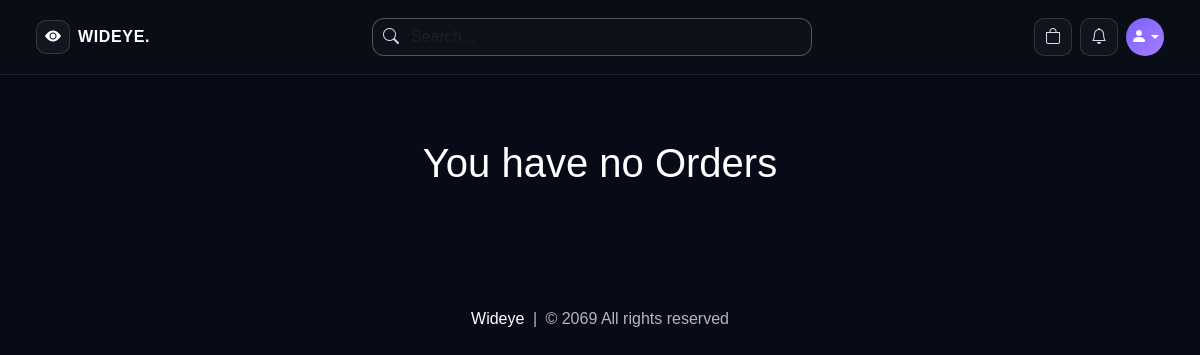
/orders (signed in), run on an earlier commit of the app's database.
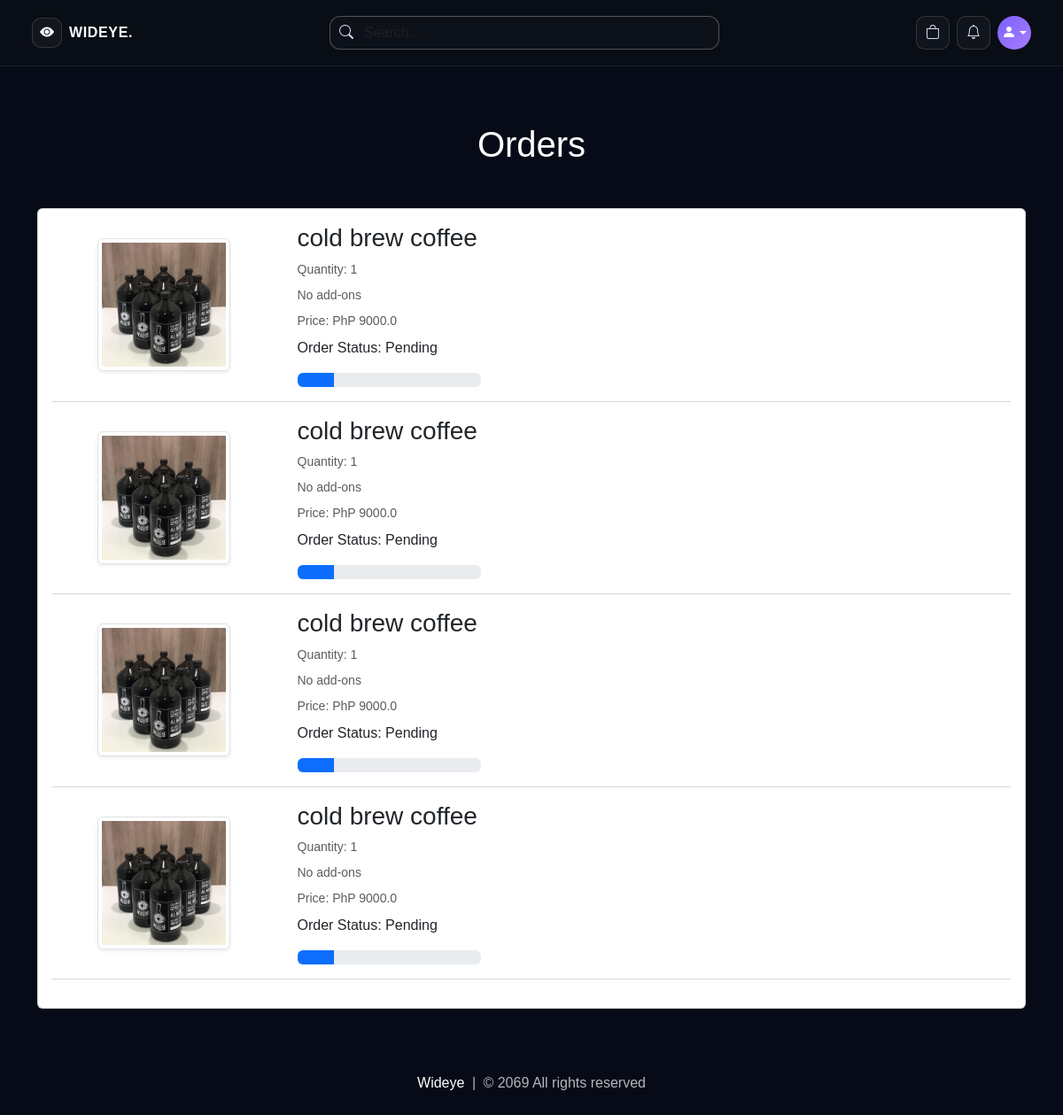
And on a later commit of the database.
### website/models.py (models this page shows, shortened)
class Order(db.Model):
    id = db.Column(db.Integer, primary_key=True)
    quantity = db.Column(db.Integer, nullable=False)
    sugar = db.Column(db.Integer, nullable=False, default=0)
    milk = db.Column(db.Integer, nullable=False, default=0)
    shot = db.Column(db.Integer, nullable=False, default=0)
    price = db.Column(db.Float, nullable=False)
    status = db.Column(db.String(100), nullable=False)
    payment_id = db.Column(db.String(1000), nullable=False)
    customer_link = db.Column(db.Integer, db.ForeignKey('customer.id'), nullable=False)
    product_link = db.Column(db.Integer, db.ForeignKey('product.id'), nullable=False)

class Product(db.Model):
    id = db.Column(db.Integer, primary_key=True)
    product_name = db.Column(db.String(100), nullable=False)
    current_price = db.Column(db.Float, nullable=False)
    previous_price = db.Column(db.Float, nullable=False)
    in_stock = db.Column(db.Integer, nullable=False)
    sugar = db.Column(db.Integer, nullable=False, default=0)
    milk = db.Column(db.Integer, nullable=False, default=0)
    shot = db.Column(db.Integer, nullable=False, default=0)
    product_picture = db.Column(db.String(1000), nullable=False)
    flash_sale = db.Column(db.Boolean, default=False)
    date_added = db.Column(db.DateTime, default=datetime.utcnow)
    carts = db.relationship('Cart', backref=db.backref('product', lazy=True))
    orders = db.relationship('Order', backref=db.backref('product', lazy=True))

### website/views.py (the view)
@views.route('/orders')
@login_required
def order():
    orders = Order.query.filter_by(customer_link=current_user.id).all()
    return render_template('orders.html', orders=orders, format_option_summary=format_option_summary)

### website/views.py (called while the page is built)
def format_option_summary(item):
    parts = []
    if getattr(item, 'sugar', 0):
        parts.append(f'Sugar: {clamp_option_count(item.sugar)}')
    if getattr(item, 'milk', 0):
        parts.append(f'Milk: {clamp_option_count(item.milk)}')
    if getattr(item, 'shot', 0):
        parts.append(f'Shot: {clamp_option_count(item.shot)}')
    return ', '.join(parts) if parts else 'No add-ons'

### website/templates/orders.html (shortened to what this page needs)
{% extends 'base.html' %}
{% block body %}
<div class="container my-5">
    <div class="row">
        {% if orders %}
        <h1 class="text-center mb-5" style="color: white;">Orders</h1>
        <div class="col-sm-13">
            <div class="card">
                <div class="card-body">
                    {% for item in orders %}
                    <div class="row">
                        <div class="col-sm-3 text-center align-self-center">
                            <img src="{{ item.product.product_picture }}" alt="" class="img-fluid img-thumbnail shadow-sm" height="150px" width="150px">
                        </div>
                        <div class="col-sm-7">
                            <h3>{{ item.product.product_name }}</h3>
                            <p class="mb-2 text-muted small">Quantity: {{ item.quantity }}</p>
                            <p class="mb-2 text-muted small">{{ format_option_summary(item) }}</p>
                            <p class="mb-2 text-muted small">Price: PhP {{ item.price }}</p>
                            <div class="col-sm-4">
                                <p>Order Status: {{ item.status }}</p>
                                {% if item.status == 'Pending' %}
                                <div class="progress">
                                    <div class="progress-bar" role="progressbar" style="width: 20%;"  aria-valuenow="20" aria-valuemin="0" aria-valuemax="100"></div>
                                </div>
                                {% elif item.status == 'Accepted' %}
                                <div class="progress">
                                    <div class="progress-bar bg-info" role="progressbar" style="width: 40%;"  aria-valuenow="40" aria-valuemin="0" aria-valuemax="100"></div>
                                </div>
                                {% elif item.status == 'Out for delivery' %}
                                <div class="progress">
                                    <div class="progress-bar bg-warning" role="progressbar" style="width: 70%;"  aria-valuenow="70" aria-valuemin="0" aria-valuemax="100"></div>
                                </div>
                                {% elif item.status == 'Delivered' %}
                                <div class="progress">
                                    <div class="progress-bar bg-success" role="progressbar" style="width: 100%;"  aria-valuenow="100" aria-valuemin="0" aria-valuemax="100"></div>
                                </div>
                                {% elif item.status == 'Canceled' %}
                                <div class="progress">
                                    <div class="progress-bar bg-danger" role="progressbar" style="width: 100%;"  aria-valuenow="100" aria-valuemin="0" aria-valuemax="100"></div>
                                </div>
                                {% endif %}
                            </div>
                        </div>
                    </div>
                    <hr class="text-muted">
                    {% endfor %}
                </div>
            </div>
        </div>
        {% else %}
        <h1 class="text-center mb-5" style="color: white;">You have no Orders</h1>
        {% endif %}
    </div>
</div>
{% endblock %}

### website/templates/base.html (shortened to what this page needs)
<!DOCTYPE html>
<html lang="en">
<head>
    <link rel="stylesheet" href="https://cdnjs.cloudflare.com/ajax/libs/bootstrap-icons/1.10.5/font/bootstrap-icons.min.css">
    <link rel="stylesheet" href="{{ url_for('static', filename='css/all.min.css') }}">
    <link rel="stylesheet" href="{{ url_for('static', filename='css/bootstrap.min.css') }}">
    <link rel="stylesheet" href="{{ url_for('static', filename='css/style.css') }}">
</head>
<body>
    {% set cart_items = cart | default([], true) | list %}
    <nav class="wideye-navbar">
        <div class="wideye-shell">
            <div class="d-flex flex-wrap align-items-center justify-content-between gap-3">
                <a class="d-flex align-items-center gap-2" href="/">
                    <span class="wideye-brand-mark">
                        <i class="bi bi-eye-fill"></i>
                    </span>
                    <span class="wideye-brand-text">WIDEYE.</span>
                </a>
                <form class="wideye-search-form" role="search" action="/search" method="POST">
                    <div class="wideye-search-wrap d-flex align-items-center">
                        <i class="bi bi-search"></i>
                        <input class="form-control wideye-search-input" name="search" type="search" placeholder="Search..." aria-label="Search">
                    </div>
                </form>
                <div class="d-flex align-items-center gap-2">
                    <a class="wideye-icon-button wideye-nav-icon" href="/cart" aria-label="Cart">
                        <span class="position-relative d-inline-flex">
                            <i class="bi bi-bag"></i>
                        </span>
                    </a>
                    <a class="wideye-icon-button wideye-nav-icon" href="/orders" aria-label="Orders">
                        <i class="bi bi-bell"></i>
                    </a>
                    {% if current_user.is_authenticated %}
                    <div class="dropdown">
                        <a class="wideye-avatar dropdown-toggle" href="#" role="button" id="profileDropdown" data-bs-toggle="dropdown" aria-expanded="false">
                            <i class="bi bi-person-fill"></i>
                        </a>
                    </div>
                    {% else %}
                    <a class="wideye-avatar" href="/login" aria-label="Login">
                        <i class="bi bi-person-fill"></i>
                    </a>
                    {% endif %}
                </div>
            </div>
        </div>
    </nav>
    <div class="wideye-shell pt-3">
    </div>
    {% block body %}
    {% endblock %}
    <footer class="wideye-footer">
        <div class="wideye-shell text-center">
            <a href="/">Wideye</a> <span class="mx-1">|</span> <span>&copy; 2069 All rights reserved</span>
        </div>
    </footer>
</body>
</html>

### website/templates/base.html (style rules this page uses)
body { background: #060b17; color: #f6f7fb; min-height: 100vh; font-family: Arial, Helvetica, sans-serif; }
a { text-decoration: none; }
.wideye-shell { width: min(94%, 1280px); margin: 0 auto; }
.wideye-navbar { background: #090d15; border-bottom: 1px solid rgba(255, 255, 255, 0.08); padding: 18px 0; }
.wideye-brand-mark { width: 34px; height: 34px; border-radius: 10px; border: 1px solid rgba(255, 255, 255, 0.14); display: inline-flex; align-items: center; justify-content: center; color: #ffffff; background: rgba(255, 255, 255, 0.04); }
.wideye-brand-text { color: #ffffff; font-weight: 700; letter-spacing: 0.04em; }
.wideye-search-form { max-width: 440px; width: 100%; }
.wideye-search-input, .wideye-search-input:focus { background: transparent; border: none; box-shadow: none; color: #ffffff; }
.wideye-search-wrap { border: 1px solid rgba(255, 255, 255, 0.28); border-radius: 12px; background: rgba(255, 255, 255, 0.02); padding: 0 10px; }
.wideye-search-wrap i, .wideye-nav-icon { color: #d7dcee; }
.wideye-icon-button { width: 38px; height: 38px; border-radius: 10px; border: 1px solid rgba(255, 255, 255, 0.14); display: inline-flex; align-items: center; justify-content: center; background: rgba(255, 255, 255, 0.03); }
.wideye-avatar { width: 38px; height: 38px; border-radius: 50%; background: linear-gradient(135deg, #7b61ff, #a77dff); color: #ffffff; display: inline-flex; align-items: center; justify-content: center; font-size: 1rem; }
.wideye-footer { color: rgba(255, 255, 255, 0.7); padding: 24px 0 32px; }
.wideye-footer a { color: #ffffff; }

What changed in the data, as far as the page shows it:
added Order: product.product_picture (picture), product.product_name "cold brew coffee", quantity "1", sugar+milk+shot "No add-ons", price "9000.0", status "Pending"
added Order: product.product_picture (picture), product.product_name "cold brew coffee", quantity "1", sugar+milk+shot "No add-ons", price "9000.0", status "Pending"
added Order: product.product_picture (picture), product.product_name "cold brew coffee", quantity "1", sugar+milk+shot "No add-ons", price "9000.0", status "Pending"
added Order: product.product_picture (picture), product.product_name "cold brew coffee", quantity "1", sugar+milk+shot "No add-ons", price "9000.0", status "Pending"
Also different on the page:
text no longer shown: "You have no Orders"
text now shown: "Orders"
